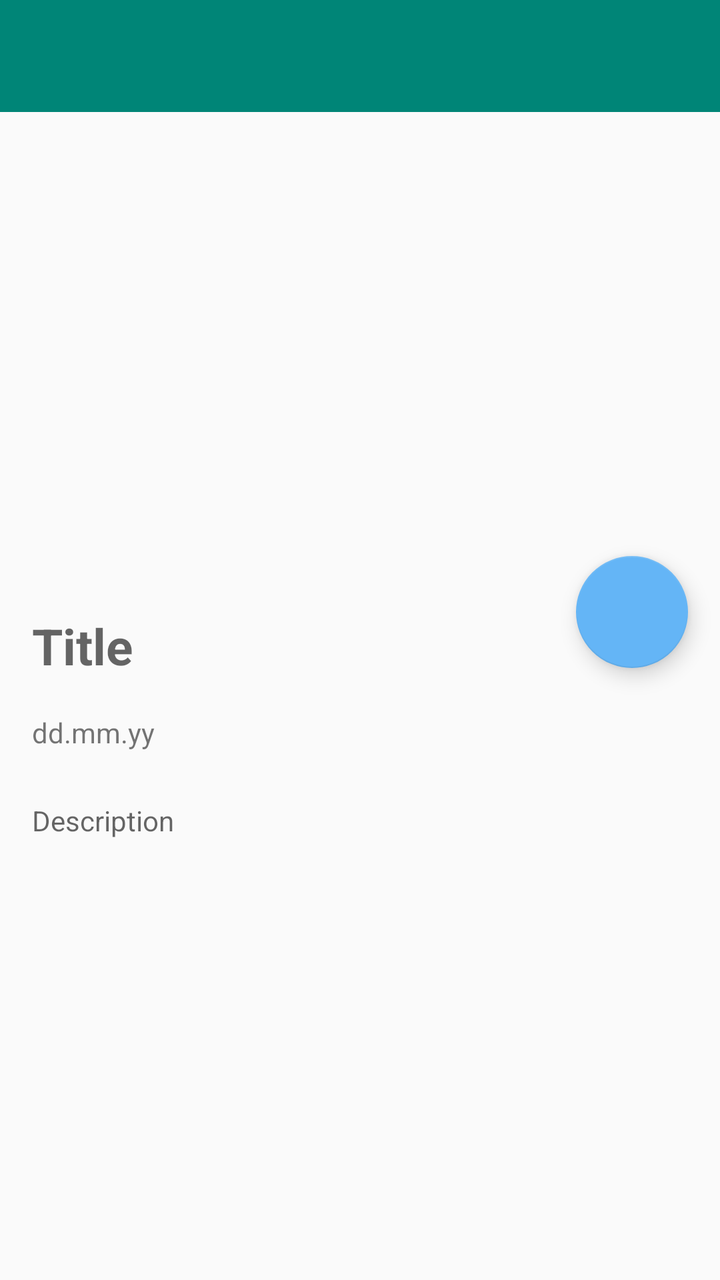
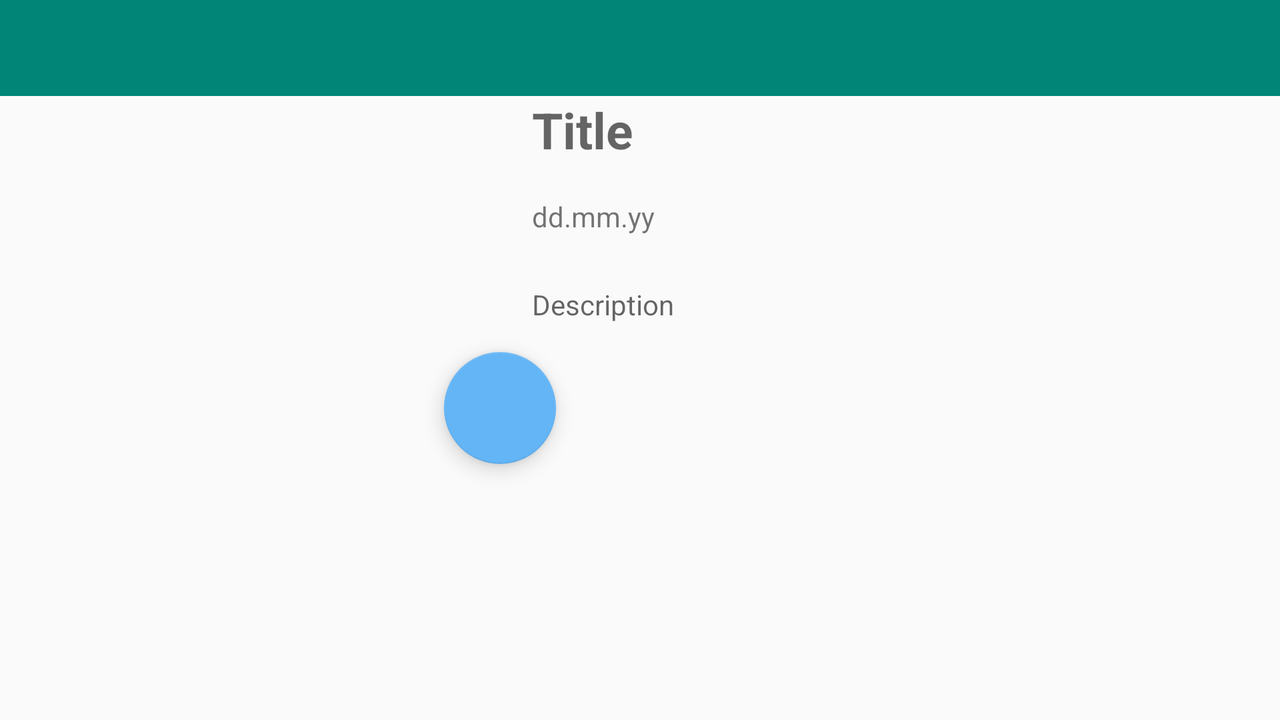

Compare how this app lays out the same screen by default and in its alternative resource folder. The renders come first, then the two layout files and the values they reference.
<!-- AndroidManifest.xml: application theme AppTheme -->
<!-- res/layout/selfie.xml -->
<?xml version="1.0" encoding="utf-8"?>
<android.support.design.widget.CoordinatorLayout xmlns:android="http://schemas.android.com/apk/res/android"
                                                 xmlns:app="http://schemas.android.com/apk/res-auto"
                                                 xmlns:tools="http://schemas.android.com/tools"
                                                 android:layout_width="match_parent"
                                                 android:layout_height="match_parent"
                                                 android:id="@+id/coordinator"
                                                 tools:context=".activity.SelfieActivity">

    <LinearLayout
        android:layout_width="match_parent"
        android:layout_height="match_parent"
        android:orientation="vertical">

        <android.support.design.widget.AppBarLayout
            android:layout_width="match_parent"
            android:layout_height="wrap_content"
            android:theme="@style/AppTheme.AppBarOverlay">

            <android.support.v7.widget.Toolbar
                android:id="@+id/selfie_toolbar"
                android:layout_width="match_parent"
                android:layout_height="?attr/actionBarSize"
                android:background="@color/material_deep_teal_500"
                android:title="@string/app_name"
                app:popupTheme="@style/AppTheme.PopupOverlay"/>

        </android.support.design.widget.AppBarLayout>

        <ImageView
            android:id="@+id/img_selfie"
            android:layout_width="fill_parent"
            android:layout_height="250dp"
            android:background="?attr/selectableItemBackground"/>

        <ViewSwitcher
            android:id="@+id/switcher_title"
            android:layout_width="fill_parent"
            android:layout_height="wrap_content">

            <TextView
                android:id="@+id/lb_title"
                android:layout_width="wrap_content"
                android:layout_height="wrap_content"
                android:layout_marginLeft="16dp"
                android:singleLine="true"
                android:hint="@string/title"
                android:textColor="@color/black"
                android:textSize="@dimen/text_size_25"
                android:textStyle="bold"/>
            <EditText
                android:theme="@style/Theme.App.Base"
                android:id="@+id/lb_edit_title"
                android:layout_width="fill_parent"
                android:layout_height="wrap_content"
                android:layout_marginLeft="16dp"
                android:singleLine="true"
                android:hint="@string/title"
                android:textColor="@color/black"
                android:textSize="25sp"
                android:textStyle="bold"/>
        </ViewSwitcher>

        <TextView
            android:id="@+id/lb_date"
            android:layout_width="wrap_content"
            android:layout_height="wrap_content"
            android:layout_marginLeft="16dp"
            android:text="dd.mm.yy"/>

        <ViewSwitcher
            android:id="@+id/switcher_desc"
            android:layout_width="fill_parent"
            android:layout_height="fill_parent">

            <TextView
                android:id="@+id/lb_view_desc"
                android:layout_width="fill_parent"
                android:layout_height="fill_parent"
                android:layout_marginLeft="16dp"
                android:layout_marginTop="25dp"
                android:hint="@string/description"/>
            <EditText
                android:gravity="top"
                android:theme="@style/Theme.App.Base"
                android:id="@+id/lb_edit_desc"
                android:inputType="textMultiLine"
                android:ems="10"
                android:hint="@string/description"
                android:layout_width="fill_parent"
                android:layout_height="fill_parent"
                android:layout_marginLeft="16dp"
                android:layout_marginTop="25dp"/>
        </ViewSwitcher>

    </LinearLayout>

    <android.support.design.widget.FloatingActionButton
        android:id="@+id/btn_edit"
        android:layout_width="wrap_content"
        android:layout_height="wrap_content"
        android:layout_marginEnd="16dp"
        android:onClick="doEdit"
        android:src="@mipmap/ic_edit_white_18dp"
        app:layout_anchor="@id/img_selfie"
        app:layout_anchorGravity="bottom|end"
        app:pressedTranslationZ="12dp"/>
</android.support.design.widget.CoordinatorLayout>
<!-- resources referenced by this layout -->
<resources>
  <color name="black">#000000</color>
  <dimen name="text_size_25">25sp</dimen>
  <string name="app_name">Selfie</string>
  <string name="description">Description</string>
  <string name="title">Title</string>
  <style name="AppTheme.AppBarOverlay" parent="ThemeOverlay.AppCompat.Dark.ActionBar" />
  <style name="AppTheme.PopupOverlay" parent="ThemeOverlay.AppCompat.Light" />
  <style name="Theme.App.Base" parent="Theme.AppCompat.Light.DarkActionBar">
          <item name="colorControlNormal">@color/teal_400</item>
          <item name="colorControlActivated">@color/teal_700</item>
          <item name="colorControlHighlight">@color/teal_400</item>
          <item name="colorPrimary">@color/teal_400</item>
          <item name="colorPrimaryDark">@color/teal_700</item>
      </style>
  <style name="AppTheme" parent="Theme.AppCompat.Light.DarkActionBar">
          
          <item name="colorPrimary">@color/teal_400</item>
          <item name="colorPrimaryDark">@color/teal_700</item>
          <item name="colorAccent">@color/colorAccent</item>
          <item name="windowNoTitle">true</item>
          <item name="windowActionBar">false</item>
      </style>
  <color name="teal_400">#26a69a</color>
  <color name="teal_700">#00796b</color>
  <color name="colorAccent">#64b5f6</color>
</resources>
<!-- res/layout-land/selfie.xml (the author's variant of the layout above) -->
<!-- drawn on the phone turned sideways -->
<?xml version="1.0" encoding="utf-8"?>
<android.support.design.widget.CoordinatorLayout xmlns:android="http://schemas.android.com/apk/res/android"
                                                 xmlns:app="http://schemas.android.com/apk/res-auto"
                                                 xmlns:tools="http://schemas.android.com/tools"
                                                 android:layout_width="match_parent"
                                                 android:layout_height="match_parent"
                                                 tools:context=".activity.SelfieActivity">

    <LinearLayout
        android:layout_width="match_parent"
        android:layout_height="match_parent"
        android:orientation="vertical">

        <android.support.design.widget.AppBarLayout
            android:layout_width="match_parent"
            android:layout_height="wrap_content"
            android:theme="@style/AppTheme.AppBarOverlay">

            <android.support.v7.widget.Toolbar
                android:id="@+id/selfie_toolbar"
                android:layout_width="match_parent"
                android:layout_height="?attr/actionBarSize"
                android:background="@color/material_deep_teal_500"
                android:title="@string/app_name"
                app:popupTheme="@style/AppTheme.PopupOverlay"/>

        </android.support.design.widget.AppBarLayout>

        <LinearLayout
            android:orientation="horizontal"
            android:layout_width="match_parent"
            android:layout_height="match_parent">

            <ImageView
                android:id="@+id/img_selfie"
                android:layout_width="250dp"
                android:layout_height="fill_parent"
                android:onClick="selectImage"/>

            <LinearLayout
                android:id="@+id/container_data"
                android:orientation="vertical"
                android:layout_width="match_parent"
                android:layout_height="match_parent">

                <ViewSwitcher
                    android:id="@+id/switcher_title"
                    android:layout_width="fill_parent"
                    android:layout_height="wrap_content">

                    <TextView
                        android:id="@+id/lb_title"
                        android:layout_width="wrap_content"
                        android:layout_height="wrap_content"
                        android:layout_marginLeft="16dp"
                        android:singleLine="true"
                        android:hint="@string/title"
                        android:textColor="@color/black"
                        android:textSize="@dimen/text_size_25"
                        android:textStyle="bold"/>
                    <EditText
                        android:theme="@style/Theme.App.Base"
                        android:id="@+id/lb_edit_title"
                        android:layout_width="fill_parent"
                        android:layout_height="wrap_content"
                        android:layout_marginLeft="16dp"
                        android:hint="@string/title"
                        android:singleLine="true"
                        android:textColor="@color/black"
                        android:textSize="25sp"
                        android:textStyle="bold"/>
                </ViewSwitcher>

                <TextView
                    android:id="@+id/lb_date"
                    android:layout_width="wrap_content"
                    android:layout_height="wrap_content"
                    android:layout_marginLeft="16dp"
                    android:text="dd.mm.yy"/>

                <ViewSwitcher
                    android:id="@+id/switcher_desc"
                    android:layout_width="fill_parent"
                    android:layout_height="fill_parent">

                    <TextView
                        android:id="@+id/lb_view_desc"
                        android:layout_width="fill_parent"
                        android:layout_height="fill_parent"
                        android:layout_marginLeft="16dp"
                        android:layout_marginTop="25dp"
                        android:hint="@string/description"/>
                    <EditText
                        android:gravity="top"
                        android:theme="@style/Theme.App.Base"
                        android:id="@+id/lb_edit_desc"
                        android:inputType="textMultiLine"
                        android:ems="10"
                        android:hint="@string/description"
                        android:layout_width="fill_parent"
                        android:layout_height="fill_parent"
                        android:layout_marginLeft="16dp"
                        android:layout_marginTop="25dp"/>
                </ViewSwitcher>
            </LinearLayout>
        </LinearLayout>

    </LinearLayout>

    <android.support.design.widget.FloatingActionButton
        android:id="@+id/btn_edit"
        android:layout_width="wrap_content"
        android:layout_height="wrap_content"
        android:layout_marginEnd="16dp"
        android:src="@mipmap/ic_edit_white_18dp"
        app:layout_anchor="@id/img_selfie"
        app:layout_anchorGravity="center|end"
        app:pressedTranslationZ="12dp"/>
</android.support.design.widget.CoordinatorLayout>
